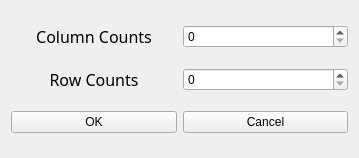
<?xml version="1.0" encoding="UTF-8"?>
<ui version="4.0">
 <class>MGridInfoWidget</class>
 <widget class="QWidget" name="MGridInfoWidget">
  <property name="windowModality">
   <enum>Qt::NonModal</enum>
  </property>
  <property name="geometry">
   <rect>
    <x>0</x>
    <y>0</y>
    <width>359</width>
    <height>158</height>
   </rect>
  </property>
  <property name="windowTitle">
   <string>Grid Index Info</string>
  </property>
  <layout class="QVBoxLayout" name="verticalLayout">
   <item>
    <layout class="QHBoxLayout" name="horizontalLayout_col">
     <item>
      <widget class="QLabel" name="label_col">
       <property name="font">
        <font>
         <family>Adobe Arabic</family>
         <pointsize>12</pointsize>
        </font>
       </property>
       <property name="text">
        <string>Column Counts</string>
       </property>
       <property name="alignment">
        <set>Qt::AlignCenter</set>
       </property>
      </widget>
     </item>
     <item>
      <widget class="QSpinBox" name="spinBox_col"/>
     </item>
    </layout>
   </item>
   <item>
    <layout class="QHBoxLayout" name="horizontalLayout_row">
     <item>
      <widget class="QLabel" name="label_row">
       <property name="font">
        <font>
         <family>Adobe Arabic</family>
         <pointsize>12</pointsize>
        </font>
       </property>
       <property name="text">
        <string>Row Counts</string>
       </property>
       <property name="alignment">
        <set>Qt::AlignCenter</set>
       </property>
      </widget>
     </item>
     <item>
      <widget class="QSpinBox" name="spinBox_row"/>
     </item>
    </layout>
   </item>
   <item>
    <layout class="QHBoxLayout" name="horizontalLayout">
     <item>
      <widget class="QPushButton" name="pushButton_ok">
       <property name="text">
        <string>OK</string>
       </property>
      </widget>
     </item>
     <item>
      <widget class="QPushButton" name="pushButton_cancel">
       <property name="text">
        <string>Cancel</string>
       </property>
      </widget>
     </item>
    </layout>
   </item>
  </layout>
 </widget>
 <layoutdefault spacing="6" margin="11"/>
 <resources/>
 <connections>
  <connection>
   <sender>pushButton_cancel</sender>
   <signal>clicked()</signal>
   <receiver>MGridInfoWidget</receiver>
   <slot>close()</slot>
   <hints>
    <hint type="sourcelabel">
     <x>266</x>
     <y>128</y>
    </hint>
    <hint type="destinationlabel">
     <x>179</x>
     <y>78</y>
    </hint>
   </hints>
  </connection>
 </connections>
</ui>
